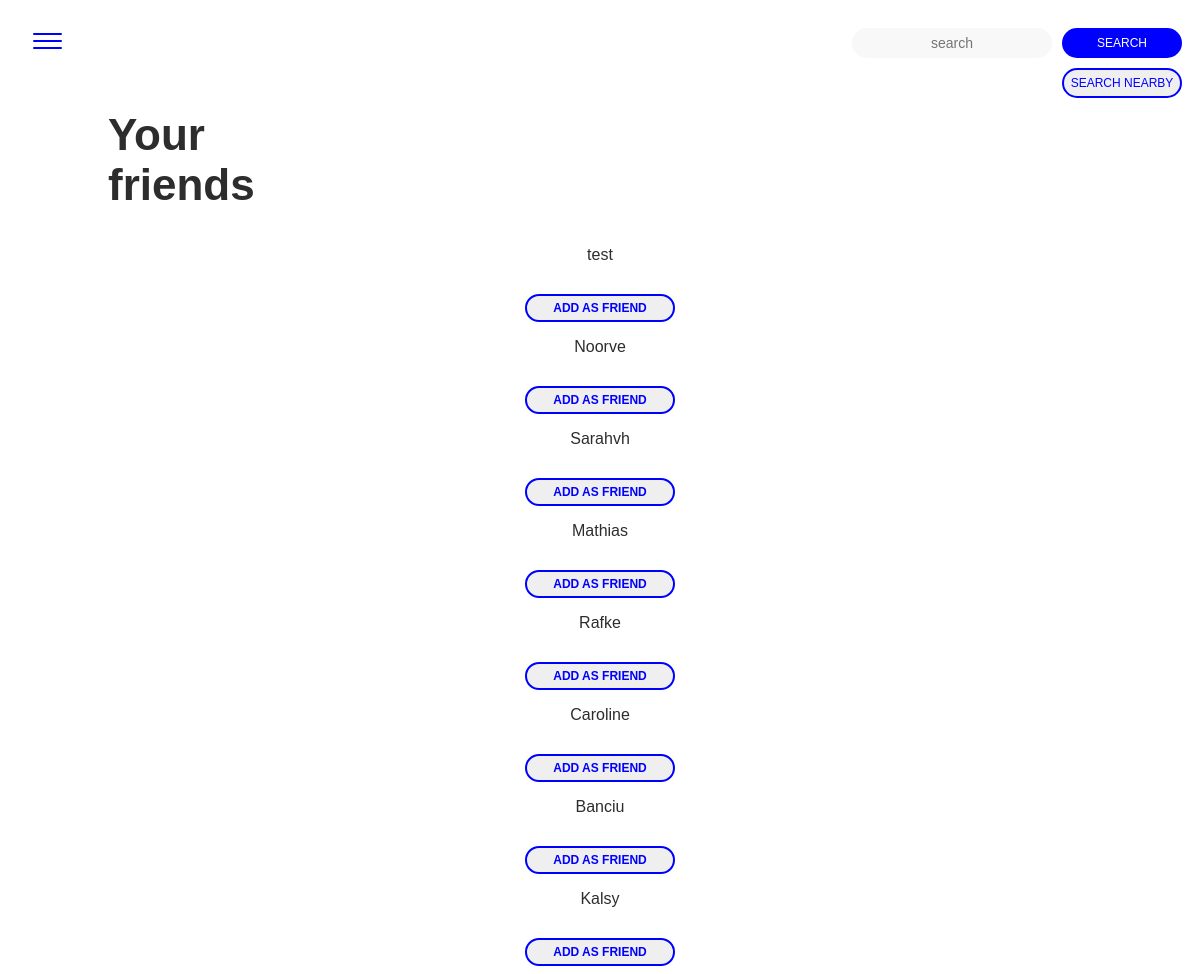
Before: /network.php with the older database file.
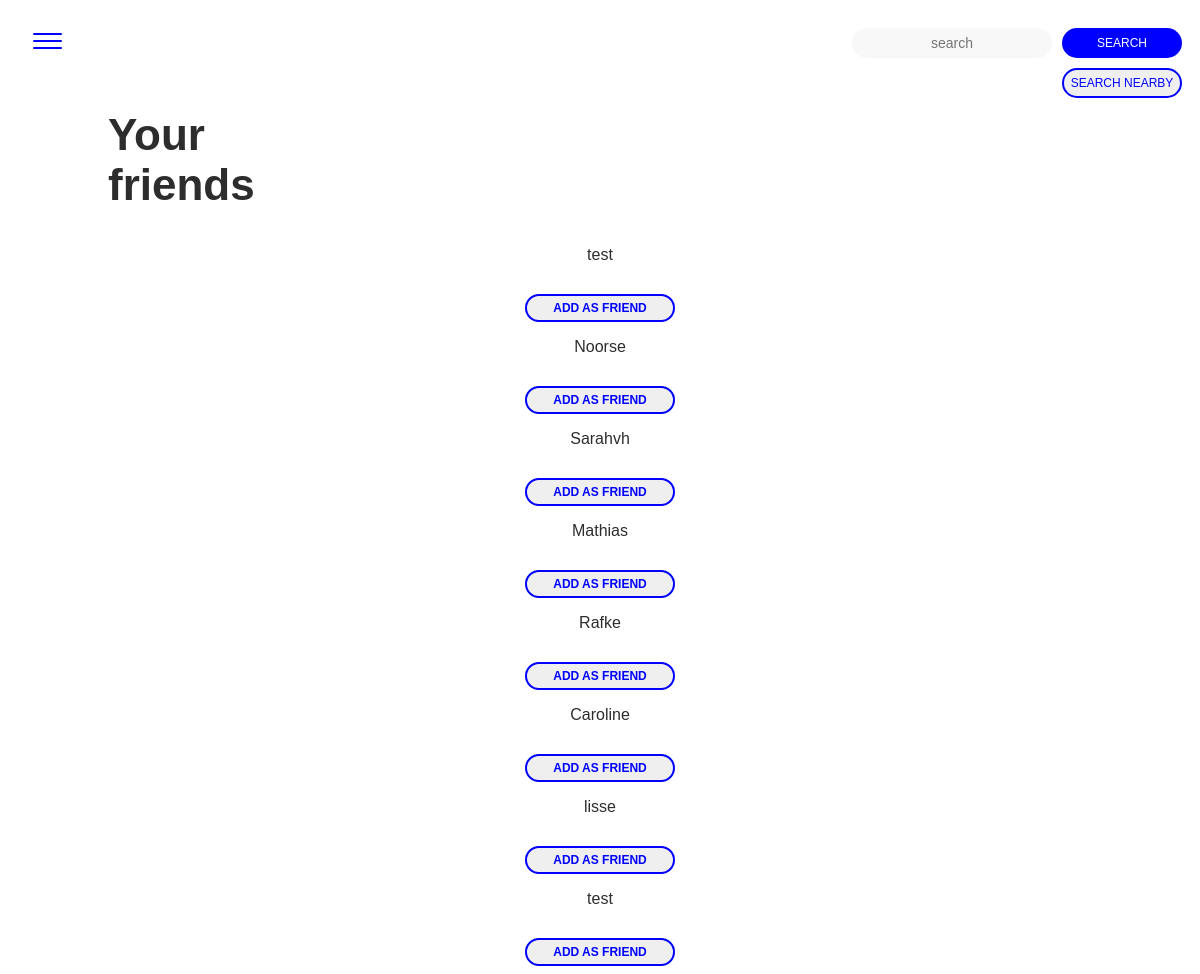
After: the same page with the newer database file.
### tables this page shows
CREATE TABLE `users` (
  `id` int(11) unsigned NOT NULL AUTO_INCREMENT,
  `firstname` varchar(255) DEFAULT NULL,
  `lastname` varchar(255) DEFAULT NULL,
  `username` varchar(255) DEFAULT NULL,
  `email` varchar(255) DEFAULT NULL,
  `password` varchar(255) DEFAULT NULL,
  PRIMARY KEY (`id`)
);

### network.php (the view, shortened to what this page needs)
<!DOCTYPE html>
<html lang="en">
<head>
    <link rel="stylesheet" type="text/css" href="css/style.css">
</head>
<body>
<?php include_once 'nav.inc.php'; ?>
<h2>Your <br>friends</h2>
<?php
$pdo = Db::getInstance();
    $statement = $pdo->prepare('SELECT * FROM users');
    $statement->execute();
if ($statement->rowCount() > 0) {
    while ($fetch = $statement->fetch(PDO::FETCH_ASSOC)) {
        $id = $fetch['id'];
        $username = $fetch['username']; ?>
    <div>
    <?php
        if ($id != $_SESSION['uid']) {
            ?>
            <p class="label"><?php echo $username; ?></p>
    <div class="actions"><?php
            if (Friends::renderFriendShip($_SESSION['uid'], $id, 'isThereRequestPending') == 1) {
                ?>
                     <button class="request_pending btn--secondary" disabled>Request Pending</button>
                <?php
            } else {
                if (Friends::renderFriendShip($_SESSION['uid'], $id, 'isThereApprovalPending') == 1) {
                    ?>
                         <button class="friendBtn friendBtn<?php echo $id; ?> approve btn--primary" data-uid='<?php echo $id; ?>' data-type='approvefriend'>Approve</button>
                         <button class='friendBtn friendBtn<?php echo $id; ?> unfriend btn--secondary' data-uid='<?php echo $id; ?>' data-type='destroyfriend'>Ignore</button>
                    <?php
                } else {
                    if (Friends::renderFriendShip($_SESSION['uid'], $id, 'isThereFriendShip') == 0) {
                        ?>
                        <button class='friendBtn friendBtn<?php echo $id; ?> add btn--secondary' data-uid='<?php echo $id; ?>' data-type='addfriend'>Add as friend</button>
                    <?php
                    }
                }
            } ?>
            </div><?php
        } else {
        } ?>
    </div>
    <?php
    }
}
?>
</body>
</html>

### nav.inc.php (shortened to what this page needs)
<div class="search">
  <form action="nearby.php" method="GET" class="search">
      <input type="submit" value="Search nearby" class="btn--searchnearby">
    </form>
    <form action="search.php" method="GET" class="search">
      <input  type="submit" value="Search" class="btn btn--search">
      <input id="search" name="search" type="text" placeholder="search" class="input--search ">
    </form>
  </div>
<nav class="navbar">
  <div id="menuToggle">
        <span></span>
        <span></span>
        <span></span>
  </div>
</nav>

### css/style.css (style rules this page uses)
* { box-sizing: border-box; }
body { font-family: 'Helvetica', sans-serif; color: rgb(45,45,45); font-size: 16px; }
h2 { font-size: 44px; margin-left: 100px; }
p { text-align: center; }
nav { background-color: #ffffff; height: 65px; }
#menuToggle { display: flex; flex-direction: column; position: relative; top: 25px; left: 25px; z-index: 1; user-select: none; }
#menuToggle span { display: flex; width: 29px; height: 2px; margin-bottom: 5px; position: relative; background: blue; border-radius: 3px; z-index: 1; transform-origin: 5px 0px; transition: transform 0.5s cubic-bezier(0.77,0.2,0.05,1.0), background 0.5s cubic-bezier(0.77,0.2,0.05,1.0), opacity 0.55s ease; }
#menuToggle span:nth-last-child(2) { transform-origin: 0% 100%; }
.btn--secondary { text-decoration: none; text-align: center; color: blue; font-size: 12px; font-weight: 700; text-transform: uppercase; width: 150px; padding: 5px 0px; border: 2px solid blue; border-radius: 20px; margin: 30px auto 0px auto; display: block; transition: 200ms; }
.btn--search { position: relative; float: right; text-decoration: none; text-align: center; color: #ffffff; background-color: blue; border:0px; border-radius: 20px; font-size: 12px; text-transform: uppercase; width: 120px; height: 30px; opacity: 1; transition: 200ms; margin-left: 10px; margin-right: -125px; margin-top: 20px; }
.btn--searchnearby { position: relative; float: right; text-decoration: none; text-align: center; color: blue; border: 2px solid blue; border-radius: 20px; font-size: 12px; text-transform: uppercase; width: 120px; height: 30px; opacity: 1; transition: 200ms; margin-left: 5px; margin-right: 10px; margin-top: 60px; }
.input--search { position: relative; float: right; background-color: #f3f1f185; border-radius: 15px; border: 0px; width: 200px; height: 30px; text-align: center; font-size: 14px; margin-top: 20px; }
span { text-align: center; }

Changed rows visible on the page:
removed users: username "Banciu"
removed users: username "Kalsy"
changed users: username "Noorve" → "Noorse"
added users: username "lisse"
added users: username "test"
